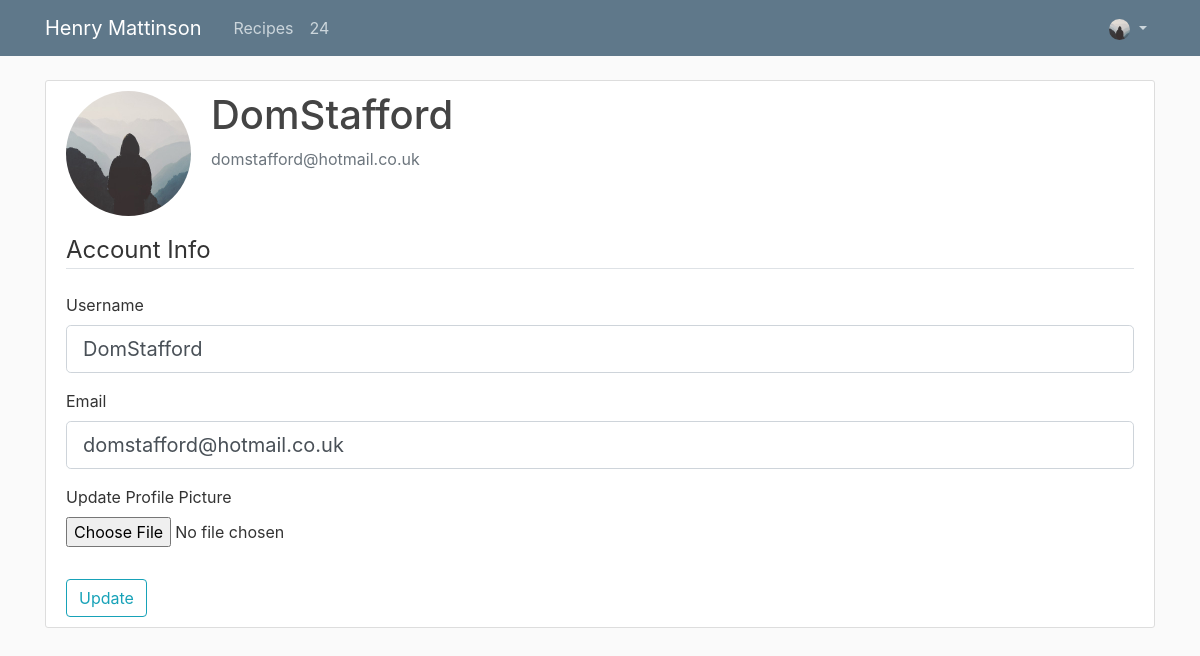
Page /account (signed in) on the committed database.
### website/models.py (models this page shows, shortened)
class User(db.Model, UserMixin):
    id = db.Column(db.Integer, primary_key=True)
    username = db.Column(db.String(20), unique=True, nullable=False)
    email = db.Column(db.String(120), unique=True, nullable=False)
    image_file = db.Column(db.String(20), nullable=False, default='default.jpg')
    password = db.Column(db.String(60), nullable=False)

### website/users/routes.py (the view)
@users.route('/account', methods=['GET','POST'])
@login_required
def account():
    form = UpdateAccountForm()
    if form.validate_on_submit():
        if form.picture.data:
            old_pic = current_user.image_file
            picture_file = save_picture(form.picture.data)
            current_user.image_file = picture_file
            if old_pic != 'default.jpg':
                os.remove(os.path.join(current_app.root_path, 'static/profile_pics', old_pic))
        current_user.username = form.username.data
        current_user.email = form.email.data
        db.session.commit()
        flash('Your account has been updated', 'success')
        return redirect(url_for('users.account'))
    elif request.method == 'GET':
        form.username.data = current_user.username
        form.email.data = current_user.email
    image_file = url_for('static',
                        filename='profile_pics/' + current_user.image_file)
    return render_template('account.html', title='Account',
                            image_file=image_file, form=form)

### website/users/forms.py (shortened to what this page needs)
class UpdateAccountForm(FlaskForm):
    username = StringField('Username',
                            validators=[DataRequired(),Length(min=2,max=20)])
    email = StringField('Email',
                        validators=[DataRequired(),Email()])
    picture = FileField('Update Profile Picture', validators=[FileAllowed(['jpg','png'])])
    submit = SubmitField('Update')

### website/models.py (called while the page is built)
@login_manager.user_loader
def load_user(user_id):
    return User.query.get(int(user_id))

### website/templates/account.html (shortened to what this page needs)
{% extends "layout.html" %}
{% block content %}
<div class="content-section">
    <div class="media">
      <img class="rounded-circle account-img" src="{{ image_file }}">
      <div class="media-body">
        <h2 class="account-heading">{{ current_user.username }}</h2>
        <p class="text-secondary">{{ current_user.email }}</p>
      </div>
    </div>
        <form action="" method="POST" enctype="multipart/form-data">
          <fieldset class='form-group'>
            <legend class="border-bottom mb-4">Account Info</legend>
            <div class="form-group">
              {{ form.username.label(class="form-control-label") }}
              {% if form.username.errors %}
                {{ form.username(class="form-control form-control-lg is-invalid") }}
                <div class="invalid-feed">
                  {% for error in form.username.errors %}
                    <span>{{ error }}</span>
                  {% endfor %}
                </div>
              {% else %}
                {{ form.username(class="form-control form-control-lg") }}
              {% endif %}
            </div>
            <div class="form-group">
                    {{ form.email.label(class="form-control-label") }}
                    {% if form.email.errors %}
                        {{ form.email(class="form-control form-control-lg is-invalid") }}
                        <div class="invalid-feedback">
                            {% for error in form.email.errors %}
                                <span>{{ error }}</span>
                            {% endfor %}
                        </div>
                    {% else %}
                        {{ form.email(class="form-control form-control-lg") }}
                    {% endif %}
                </div>
                <div class="form-group">
                    {{ form.picture.label() }}
                    {{ form.picture(class="form-control-file") }}
                </div>
          </fieldset>
          <div class="formgroup">
            {{ form.submit(class="btn btn-outline-info") }}
          </div>
        </form>
  </div>
{% endblock content %}

### website/templates/layout.html (shortened to what this page needs)
<!DOCTYPE html>
<html>
<head>
    <link rel="stylesheet" href="https://maxcdn.bootstrapcdn.com/bootstrap/4.0.0/css/bootstrap.min.css">
    <link rel="stylesheet" type="text/css" href="{{ url_for('static', filename='main.css') }}">
</head>
<body>
    <header class="site-header">
      <nav class="navbar navbar-expand-md navbar-dark bg-steel fixed-top">
        <div class="container">
          <a class="navbar-brand mr-4" href="{{ url_for('main.home')}}">Henry Mattinson</a>
          <div class="collapse navbar-collapse" id="navbarToggle">
            <div class="navbar-nav mr-auto">
              <a class="nav-item nav-link" href="{{ url_for('recipes.all')}}">Recipes</a>
              <a class="nav-item nav-link" href="{{ url_for('card_solver.card_solver')}}">24</a>
            </div>
            <div class="navbar-nav">
              {% if current_user.is_authenticated %}
                <li class="nav-item dropdown">
                  <a class="nav-link dropdown-toggle" href="#" id="navbarDropdown" role="button" data-toggle="dropdown"  aria-haspopup="true" aria-expanded="false">
                    <img class="rounded-circle"
                          src="{{ url_for('static', filename='profile_pics/' + current_user.image_file) }}"
                          height="21">
                  </a>
                </li>
              {% else %}
                <a class="nav-item nav-link" href="{{ url_for('users.login')}}">Login</a>
                <a class="nav-item nav-link" href="{{ url_for('users.register')}}">Register</a>
              {% endif %}
            </div>
          </div>
        </div>
      </nav>
    </header>
    <main role="main" class="container">
      <div class="row">
        <div class="col-md-12">
          {% block content %}
          {% endblock %}
        </div>
      </div>
    </main>
</body>
</html>

### website/static/main.css (style rules this page uses)
body { background: #fafafa; color: #333333; margin-top: 5rem; }
h1, h2, h3, h4, h5, h6 { color: #444444; }
.bg-steel { background-color: #5f788a; }
.site-header .navbar-nav .nav-link { color: #cbd5db; }
.content-section { background: #ffffff; padding: 10px 20px; border: 1px solid #dddddd; border-radius: 3px; margin-bottom: 20px; }
.account-img { height: 125px; width: 125px; margin-right: 20px; margin-bottom: 16px; }
.account-heading { font-size: 2.5rem; }

### rows in the picture
User: image_file (placeholder picture), username "DomStafford", email "domstafford@hotmail.co.uk"
